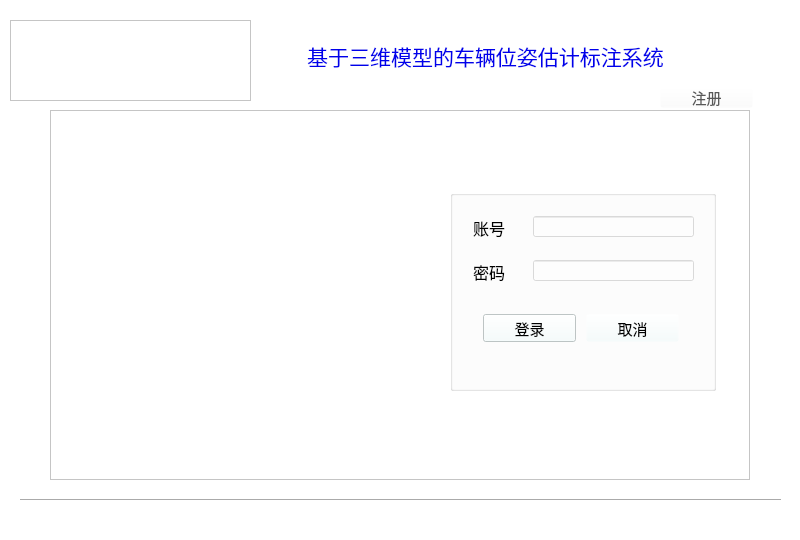
<?xml version="1.0" encoding="UTF-8"?>
<ui version="4.0">
 <class>Login</class>
 <widget class="QWidget" name="Login">
  <property name="geometry">
   <rect>
    <x>0</x>
    <y>0</y>
    <width>800</width>
    <height>540</height>
   </rect>
  </property>
  <property name="minimumSize">
   <size>
    <width>800</width>
    <height>540</height>
   </size>
  </property>
  <property name="maximumSize">
   <size>
    <width>800</width>
    <height>540</height>
   </size>
  </property>
  <property name="font">
   <font>
    <family>宋体</family>
   </font>
  </property>
  <property name="windowTitle">
   <string>登录</string>
  </property>
  <property name="styleSheet">
   <string notr="true">background-color: rgb(255, 255, 255);</string>
  </property>
  <widget class="QGroupBox" name="groupBox">
   <property name="geometry">
    <rect>
     <x>450</x>
     <y>190</y>
     <width>266</width>
     <height>201</height>
    </rect>
   </property>
   <property name="minimumSize">
    <size>
     <width>266</width>
     <height>201</height>
    </size>
   </property>
   <property name="maximumSize">
    <size>
     <width>266</width>
     <height>201</height>
    </size>
   </property>
   <property name="styleSheet">
    <string notr="true">background-color: rgba(255,255,255,0.5);</string>
   </property>
   <layout class="QFormLayout" name="enter">
    <property name="rowWrapPolicy">
     <enum>QFormLayout::WrapLongRows</enum>
    </property>
    <property name="horizontalSpacing">
     <number>20</number>
    </property>
    <property name="verticalSpacing">
     <number>20</number>
    </property>
    <property name="leftMargin">
     <number>20</number>
    </property>
    <property name="topMargin">
     <number>20</number>
    </property>
    <property name="rightMargin">
     <number>20</number>
    </property>
    <property name="bottomMargin">
     <number>0</number>
    </property>
    <item row="0" column="0">
     <widget class="QLabel" name="number">
      <property name="minimumSize">
       <size>
        <width>40</width>
        <height>24</height>
       </size>
      </property>
      <property name="maximumSize">
       <size>
        <width>40</width>
        <height>24</height>
       </size>
      </property>
      <property name="font">
       <font>
        <family>Agency FB</family>
        <pointsize>12</pointsize>
       </font>
      </property>
      <property name="cursor">
       <cursorShape>UpArrowCursor</cursorShape>
      </property>
      <property name="styleSheet">
       <string notr="true">background-color: rgba(255,255,255,o);</string>
      </property>
      <property name="text">
       <string>账号</string>
      </property>
     </widget>
    </item>
    <item row="0" column="1">
     <widget class="QLineEdit" name="number_in">
      <property name="minimumSize">
       <size>
        <width>161</width>
        <height>21</height>
       </size>
      </property>
      <property name="maximumSize">
       <size>
        <width>161</width>
        <height>21</height>
       </size>
      </property>
     </widget>
    </item>
    <item row="1" column="0">
     <widget class="QLabel" name="password">
      <property name="minimumSize">
       <size>
        <width>40</width>
        <height>24</height>
       </size>
      </property>
      <property name="maximumSize">
       <size>
        <width>40</width>
        <height>24</height>
       </size>
      </property>
      <property name="font">
       <font>
        <family>Agency FB</family>
        <pointsize>12</pointsize>
       </font>
      </property>
      <property name="cursor">
       <cursorShape>UpArrowCursor</cursorShape>
      </property>
      <property name="focusPolicy">
       <enum>Qt::StrongFocus</enum>
      </property>
      <property name="styleSheet">
       <string notr="true">background-color: rgba(255,255,255,0);</string>
      </property>
      <property name="text">
       <string>密码</string>
      </property>
     </widget>
    </item>
    <item row="1" column="1">
     <widget class="QLineEdit" name="password_in">
      <property name="minimumSize">
       <size>
        <width>161</width>
        <height>21</height>
       </size>
      </property>
      <property name="maximumSize">
       <size>
        <width>161</width>
        <height>21</height>
       </size>
      </property>
      <property name="echoMode">
       <enum>QLineEdit::Password</enum>
      </property>
     </widget>
    </item>
    <item row="2" column="1">
     <layout class="QFormLayout" name="button">
      <property name="horizontalSpacing">
       <number>10</number>
      </property>
      <property name="verticalSpacing">
       <number>10</number>
      </property>
      <property name="leftMargin">
       <number>10</number>
      </property>
      <property name="topMargin">
       <number>10</number>
      </property>
      <property name="rightMargin">
       <number>10</number>
      </property>
      <property name="bottomMargin">
       <number>10</number>
      </property>
      <item row="0" column="0">
       <widget class="QPushButton" name="loginbutton">
        <property name="minimumSize">
         <size>
          <width>93</width>
          <height>28</height>
         </size>
        </property>
        <property name="maximumSize">
         <size>
          <width>93</width>
          <height>28</height>
         </size>
        </property>
        <property name="font">
         <font>
          <pointsize>11</pointsize>
         </font>
        </property>
        <property name="styleSheet">
         <string notr="true">background-color: rgba(244, 255, 255, 0.8);</string>
        </property>
        <property name="text">
         <string>登录</string>
        </property>
       </widget>
      </item>
      <item row="0" column="1">
       <widget class="QPushButton" name="cancelloginbutton">
        <property name="minimumSize">
         <size>
          <width>93</width>
          <height>28</height>
         </size>
        </property>
        <property name="maximumSize">
         <size>
          <width>93</width>
          <height>28</height>
         </size>
        </property>
        <property name="font">
         <font>
          <pointsize>11</pointsize>
         </font>
        </property>
        <property name="styleSheet">
         <string notr="true">background-color: rgba(244, 255, 255, 0);</string>
        </property>
        <property name="text">
         <string>取消</string>
        </property>
       </widget>
      </item>
     </layout>
    </item>
   </layout>
  </widget>
  <widget class="QListView" name="border_image">
   <property name="geometry">
    <rect>
     <x>50</x>
     <y>110</y>
     <width>700</width>
     <height>370</height>
    </rect>
   </property>
   <property name="minimumSize">
    <size>
     <width>700</width>
     <height>370</height>
    </size>
   </property>
   <property name="maximumSize">
    <size>
     <width>700</width>
     <height>370</height>
    </size>
   </property>
   <property name="styleSheet">
    <string notr="true">border-image: url(:/school.jpg);</string>
   </property>
  </widget>
  <widget class="QLabel" name="title">
   <property name="geometry">
    <rect>
     <x>250</x>
     <y>30</y>
     <width>471</width>
     <height>51</height>
    </rect>
   </property>
   <property name="font">
    <font>
     <family>华文楷体</family>
     <pointsize>16</pointsize>
     <weight>50</weight>
     <italic>false</italic>
     <bold>false</bold>
    </font>
   </property>
   <property name="styleSheet">
    <string notr="true">font: 16pt &quot;华文楷体&quot;;
color: rgb(0, 0, 235);</string>
   </property>
   <property name="text">
    <string>基于三维模型的车辆位姿估计标注系统</string>
   </property>
   <property name="textFormat">
    <enum>Qt::AutoText</enum>
   </property>
   <property name="alignment">
    <set>Qt::AlignCenter</set>
   </property>
  </widget>
  <widget class="QListView" name="calibration">
   <property name="geometry">
    <rect>
     <x>10</x>
     <y>20</y>
     <width>241</width>
     <height>81</height>
    </rect>
   </property>
   <property name="styleSheet">
    <string notr="true">border-image: url(:/calibration.png);</string>
   </property>
  </widget>
  <widget class="QPushButton" name="registerbutton">
   <property name="geometry">
    <rect>
     <x>660</x>
     <y>87</y>
     <width>93</width>
     <height>21</height>
    </rect>
   </property>
   <property name="font">
    <font>
     <family>宋体</family>
     <pointsize>11</pointsize>
    </font>
   </property>
   <property name="styleSheet">
    <string notr="true">background-color: rgba(255, 255, 255, 0);
color: rgb(88, 88, 88);</string>
   </property>
   <property name="text">
    <string>注册</string>
   </property>
  </widget>
  <widget class="Line" name="line">
   <property name="geometry">
    <rect>
     <x>20</x>
     <y>490</y>
     <width>761</width>
     <height>20</height>
    </rect>
   </property>
   <property name="orientation">
    <enum>Qt::Horizontal</enum>
   </property>
  </widget>
  <zorder>border_image</zorder>
  <zorder>groupBox</zorder>
  <zorder>title</zorder>
  <zorder>calibration</zorder>
  <zorder>registerbutton</zorder>
  <zorder>line</zorder>
 </widget>
 <resources>
  <include location="picture.qrc"/>
 </resources>
 <connections/>
</ui>
